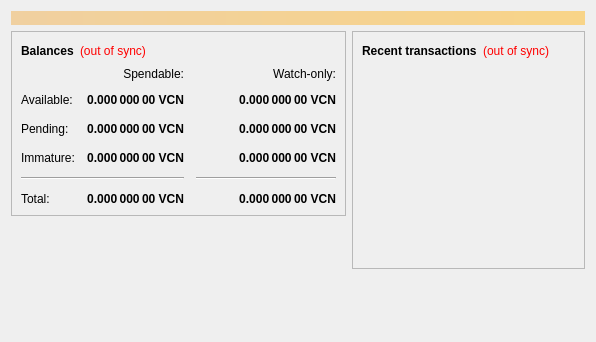
<?xml version="1.0" encoding="UTF-8"?>
<ui version="4.0">
 <class>OverviewPage</class>
 <widget class="QWidget" name="OverviewPage">
  <property name="geometry">
   <rect>
    <x>0</x>
    <y>0</y>
    <width>596</width>
    <height>342</height>
   </rect>
  </property>
  <property name="windowTitle">
   <string>Form</string>
  </property>
  <layout class="QVBoxLayout" name="topLayout">
   <item>
    <widget class="QLabel" name="labelAlerts">
     <property name="visible">
      <bool>false</bool>
     </property>
     <property name="styleSheet">
      <string notr="true">background-color: qlineargradient(x1: 0, y1: 0, x2: 1, y2: 0, stop:0 #F0D0A0, stop:1 #F8D488); color:#000000;</string>
     </property>
     <property name="wordWrap">
      <bool>true</bool>
     </property>
     <property name="margin">
      <number>3</number>
     </property>
    </widget>
   </item>
   <item>
    <layout class="QHBoxLayout" name="horizontalLayout" stretch="1,1">
     <item>
      <layout class="QVBoxLayout" name="verticalLayout_2">
       <item>
        <widget class="QFrame" name="frame">
         <property name="frameShape">
          <enum>QFrame::StyledPanel</enum>
         </property>
         <property name="frameShadow">
          <enum>QFrame::Raised</enum>
         </property>
         <layout class="QVBoxLayout" name="verticalLayout_4">
          <item>
           <layout class="QHBoxLayout" name="horizontalLayout_4">
            <item>
             <widget class="QLabel" name="label_5">
              <property name="font">
               <font>
                <weight>75</weight>
                <bold>true</bold>
               </font>
              </property>
              <property name="text">
               <string>Balances</string>
              </property>
             </widget>
            </item>
            <item>
             <widget class="QLabel" name="labelWalletStatus">
              <property name="cursor">
               <cursorShape>WhatsThisCursor</cursorShape>
              </property>
              <property name="toolTip">
               <string>The displayed information may be out of date. Your wallet automatically synchronizes with the Votcoin network after a connection is established, but this process has not completed yet.</string>
              </property>
              <property name="styleSheet">
               <string notr="true">QLabel { color: red; }</string>
              </property>
              <property name="text">
               <string notr="true">(out of sync)</string>
              </property>
              <property name="alignment">
               <set>Qt::AlignLeading|Qt::AlignLeft|Qt::AlignVCenter</set>
              </property>
             </widget>
            </item>
            <item>
             <spacer name="horizontalSpacer_3">
              <property name="orientation">
               <enum>Qt::Horizontal</enum>
              </property>
              <property name="sizeHint" stdset="0">
               <size>
                <width>40</width>
                <height>20</height>
               </size>
              </property>
             </spacer>
            </item>
           </layout>
          </item>
          <item>
           <layout class="QGridLayout" name="gridLayout">
            <property name="spacing">
             <number>12</number>
            </property>
            <item row="2" column="2">
             <widget class="QLabel" name="labelWatchPending">
              <property name="font">
               <font>
                <weight>75</weight>
                <bold>true</bold>
               </font>
              </property>
              <property name="cursor">
               <cursorShape>IBeamCursor</cursorShape>
              </property>
              <property name="toolTip">
               <string>Unconfirmed transactions to watch-only addresses</string>
              </property>
              <property name="text">
               <string notr="true">0.000 000 00 VCN</string>
              </property>
              <property name="alignment">
               <set>Qt::AlignRight|Qt::AlignTrailing|Qt::AlignVCenter</set>
              </property>
              <property name="textInteractionFlags">
               <set>Qt::LinksAccessibleByMouse|Qt::TextSelectableByKeyboard|Qt::TextSelectableByMouse</set>
              </property>
             </widget>
            </item>
            <item row="2" column="1">
             <widget class="QLabel" name="labelUnconfirmed">
              <property name="font">
               <font>
                <weight>75</weight>
                <bold>true</bold>
               </font>
              </property>
              <property name="cursor">
               <cursorShape>IBeamCursor</cursorShape>
              </property>
              <property name="toolTip">
               <string>Total of transactions that have yet to be confirmed, and do not yet count toward the spendable balance</string>
              </property>
              <property name="text">
               <string notr="true">0.000 000 00 VCN</string>
              </property>
              <property name="alignment">
               <set>Qt::AlignRight|Qt::AlignTrailing|Qt::AlignVCenter</set>
              </property>
              <property name="textInteractionFlags">
               <set>Qt::LinksAccessibleByMouse|Qt::TextSelectableByKeyboard|Qt::TextSelectableByMouse</set>
              </property>
             </widget>
            </item>
            <item row="3" column="2">
             <widget class="QLabel" name="labelWatchImmature">
              <property name="font">
               <font>
                <weight>75</weight>
                <bold>true</bold>
               </font>
              </property>
              <property name="cursor">
               <cursorShape>IBeamCursor</cursorShape>
              </property>
              <property name="toolTip">
               <string>Mined balance in watch-only addresses that has not yet matured</string>
              </property>
              <property name="text">
               <string notr="true">0.000 000 00 VCN</string>
              </property>
              <property name="alignment">
               <set>Qt::AlignRight|Qt::AlignTrailing|Qt::AlignVCenter</set>
              </property>
              <property name="textInteractionFlags">
               <set>Qt::LinksAccessibleByMouse|Qt::TextSelectableByKeyboard|Qt::TextSelectableByMouse</set>
              </property>
             </widget>
            </item>
            <item row="4" column="0" colspan="2">
             <widget class="Line" name="line">
              <property name="orientation">
               <enum>Qt::Horizontal</enum>
              </property>
             </widget>
            </item>
            <item row="4" column="2">
             <widget class="Line" name="lineWatchBalance">
              <property name="sizePolicy">
               <sizepolicy hsizetype="Preferred" vsizetype="Fixed">
                <horstretch>0</horstretch>
                <verstretch>0</verstretch>
               </sizepolicy>
              </property>
              <property name="minimumSize">
               <size>
                <width>140</width>
                <height>0</height>
               </size>
              </property>
              <property name="orientation">
               <enum>Qt::Horizontal</enum>
              </property>
             </widget>
            </item>
            <item row="5" column="0">
             <widget class="QLabel" name="labelTotalText">
              <property name="text">
               <string>Total:</string>
              </property>
             </widget>
            </item>
            <item row="3" column="1">
             <widget class="QLabel" name="labelImmature">
              <property name="font">
               <font>
                <weight>75</weight>
                <bold>true</bold>
               </font>
              </property>
              <property name="cursor">
               <cursorShape>IBeamCursor</cursorShape>
              </property>
              <property name="toolTip">
               <string>Mined balance that has not yet matured</string>
              </property>
              <property name="text">
               <string notr="true">0.000 000 00 VCN</string>
              </property>
              <property name="alignment">
               <set>Qt::AlignRight|Qt::AlignTrailing|Qt::AlignVCenter</set>
              </property>
              <property name="textInteractionFlags">
               <set>Qt::LinksAccessibleByMouse|Qt::TextSelectableByKeyboard|Qt::TextSelectableByMouse</set>
              </property>
             </widget>
            </item>
            <item row="2" column="3">
             <spacer name="horizontalSpacer_2">
              <property name="orientation">
               <enum>Qt::Horizontal</enum>
              </property>
              <property name="sizeHint" stdset="0">
               <size>
                <width>40</width>
                <height>20</height>
               </size>
              </property>
             </spacer>
            </item>
            <item row="3" column="0">
             <widget class="QLabel" name="labelImmatureText">
              <property name="text">
               <string>Immature:</string>
              </property>
             </widget>
            </item>
            <item row="5" column="1">
             <widget class="QLabel" name="labelTotal">
              <property name="font">
               <font>
                <weight>75</weight>
                <bold>true</bold>
               </font>
              </property>
              <property name="cursor">
               <cursorShape>IBeamCursor</cursorShape>
              </property>
              <property name="toolTip">
               <string>Your current total balance</string>
              </property>
              <property name="text">
               <string notr="true">0.000 000 00 VCN</string>
              </property>
              <property name="alignment">
               <set>Qt::AlignRight|Qt::AlignTrailing|Qt::AlignVCenter</set>
              </property>
              <property name="textInteractionFlags">
               <set>Qt::LinksAccessibleByMouse|Qt::TextSelectableByKeyboard|Qt::TextSelectableByMouse</set>
              </property>
             </widget>
            </item>
            <item row="5" column="2">
             <widget class="QLabel" name="labelWatchTotal">
              <property name="font">
               <font>
                <weight>75</weight>
                <bold>true</bold>
               </font>
              </property>
              <property name="cursor">
               <cursorShape>IBeamCursor</cursorShape>
              </property>
              <property name="toolTip">
               <string>Current total balance in watch-only addresses</string>
              </property>
              <property name="text">
               <string notr="true">0.000 000 00 VCN</string>
              </property>
              <property name="alignment">
               <set>Qt::AlignRight|Qt::AlignTrailing|Qt::AlignVCenter</set>
              </property>
              <property name="textInteractionFlags">
               <set>Qt::LinksAccessibleByMouse|Qt::TextSelectableByKeyboard|Qt::TextSelectableByMouse</set>
              </property>
             </widget>
            </item>
            <item row="0" column="2">
             <widget class="QLabel" name="labelWatchonly">
              <property name="text">
               <string>Watch-only:</string>
              </property>
              <property name="alignment">
               <set>Qt::AlignRight|Qt::AlignTrailing|Qt::AlignVCenter</set>
              </property>
             </widget>
            </item>
            <item row="1" column="0">
             <widget class="QLabel" name="labelBalanceText">
              <property name="text">
               <string>Available:</string>
              </property>
             </widget>
            </item>
            <item row="1" column="1">
             <widget class="QLabel" name="labelBalance">
              <property name="font">
               <font>
                <weight>75</weight>
                <bold>true</bold>
               </font>
              </property>
              <property name="cursor">
               <cursorShape>IBeamCursor</cursorShape>
              </property>
              <property name="toolTip">
               <string>Your current spendable balance</string>
              </property>
              <property name="text">
               <string notr="true">0.000 000 00 VCN</string>
              </property>
              <property name="alignment">
               <set>Qt::AlignRight|Qt::AlignTrailing|Qt::AlignVCenter</set>
              </property>
              <property name="textInteractionFlags">
               <set>Qt::LinksAccessibleByMouse|Qt::TextSelectableByKeyboard|Qt::TextSelectableByMouse</set>
              </property>
             </widget>
            </item>
            <item row="1" column="2">
             <widget class="QLabel" name="labelWatchAvailable">
              <property name="font">
               <font>
                <weight>75</weight>
                <bold>true</bold>
               </font>
              </property>
              <property name="cursor">
               <cursorShape>IBeamCursor</cursorShape>
              </property>
              <property name="toolTip">
               <string>Your current balance in watch-only addresses</string>
              </property>
              <property name="text">
               <string notr="true">0.000 000 00 VCN</string>
              </property>
              <property name="alignment">
               <set>Qt::AlignRight|Qt::AlignTrailing|Qt::AlignVCenter</set>
              </property>
              <property name="textInteractionFlags">
               <set>Qt::LinksAccessibleByMouse|Qt::TextSelectableByKeyboard|Qt::TextSelectableByMouse</set>
              </property>
             </widget>
            </item>
            <item row="2" column="0">
             <widget class="QLabel" name="labelPendingText">
              <property name="text">
               <string>Pending:</string>
              </property>
             </widget>
            </item>
            <item row="0" column="1">
             <widget class="QLabel" name="labelSpendable">
              <property name="text">
               <string>Spendable:</string>
              </property>
              <property name="alignment">
               <set>Qt::AlignRight|Qt::AlignTrailing|Qt::AlignVCenter</set>
              </property>
             </widget>
            </item>
           </layout>
          </item>
         </layout>
        </widget>
       </item>
       <item>
        <spacer name="verticalSpacer">
         <property name="orientation">
          <enum>Qt::Vertical</enum>
         </property>
         <property name="sizeHint" stdset="0">
          <size>
           <width>20</width>
           <height>40</height>
          </size>
         </property>
        </spacer>
       </item>
      </layout>
     </item>
     <item>
      <layout class="QVBoxLayout" name="verticalLayout_3">
       <item>
        <widget class="QFrame" name="frame_2">
         <property name="frameShape">
          <enum>QFrame::StyledPanel</enum>
         </property>
         <property name="frameShadow">
          <enum>QFrame::Raised</enum>
         </property>
         <layout class="QVBoxLayout" name="verticalLayout">
          <item>
           <layout class="QHBoxLayout" name="horizontalLayout_2">
            <item>
             <widget class="QLabel" name="label_4">
              <property name="font">
               <font>
                <weight>75</weight>
                <bold>true</bold>
               </font>
              </property>
              <property name="text">
               <string>Recent transactions</string>
              </property>
             </widget>
            </item>
            <item>
             <widget class="QLabel" name="labelTransactionsStatus">
              <property name="cursor">
               <cursorShape>WhatsThisCursor</cursorShape>
              </property>
              <property name="toolTip">
               <string>The displayed information may be out of date. Your wallet automatically synchronizes with the Votcoin network after a connection is established, but this process has not completed yet.</string>
              </property>
              <property name="styleSheet">
               <string notr="true">QLabel { color: red; }</string>
              </property>
              <property name="text">
               <string notr="true">(out of sync)</string>
              </property>
              <property name="alignment">
               <set>Qt::AlignRight|Qt::AlignTrailing|Qt::AlignVCenter</set>
              </property>
             </widget>
            </item>
            <item>
             <spacer name="horizontalSpacer">
              <property name="orientation">
               <enum>Qt::Horizontal</enum>
              </property>
              <property name="sizeHint" stdset="0">
               <size>
                <width>40</width>
                <height>20</height>
               </size>
              </property>
             </spacer>
            </item>
           </layout>
          </item>
          <item>
           <widget class="QListView" name="listTransactions">
            <property name="styleSheet">
             <string notr="true">QListView { background: transparent; }</string>
            </property>
            <property name="frameShape">
             <enum>QFrame::NoFrame</enum>
            </property>
            <property name="verticalScrollBarPolicy">
             <enum>Qt::ScrollBarAlwaysOff</enum>
            </property>
            <property name="horizontalScrollBarPolicy">
             <enum>Qt::ScrollBarAlwaysOff</enum>
            </property>
            <property name="selectionMode">
             <enum>QAbstractItemView::NoSelection</enum>
            </property>
           </widget>
          </item>
         </layout>
        </widget>
       </item>
       <item>
        <spacer name="verticalSpacer_2">
         <property name="orientation">
          <enum>Qt::Vertical</enum>
         </property>
         <property name="sizeHint" stdset="0">
          <size>
           <width>20</width>
           <height>40</height>
          </size>
         </property>
        </spacer>
       </item>
      </layout>
     </item>
    </layout>
   </item>
  </layout>
 </widget>
 <resources/>
 <connections/>
</ui>
